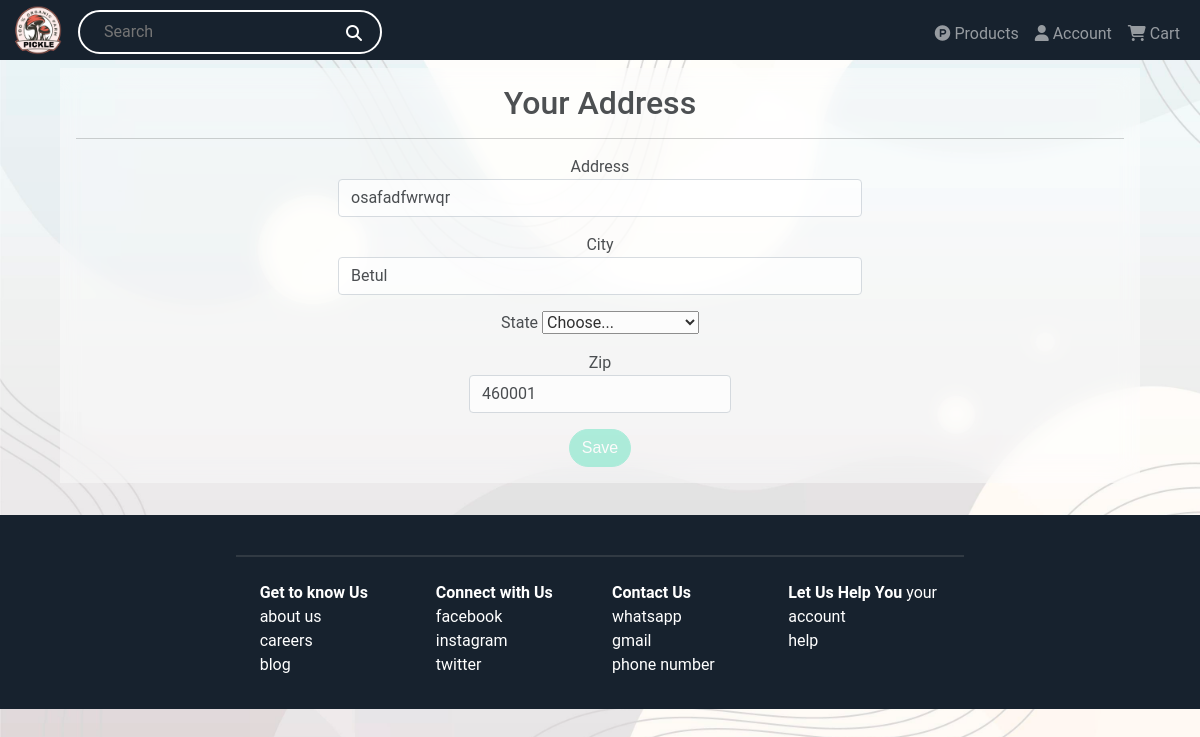
Screenshot of /youraddress (signed in) with the database file from the repository.
### tables this page shows
CREATE TABLE address(
user_id INTEGER UNIQUE NOT NULL,
address TEXT NOT NULL,
city TEXT NOT NULL,
state TEXT NOT NULL,
pin_code TEXT NOT NULL);

### app.py (the view, shortened to what this page needs)
@app.route("/youraddress", methods=["GET", "POST"])
@login_required
def your_address():
    if request.method == "GET":
        address = db.execute(
            "SELECT * FROM address WHERE user_id=?",session["user_id"]
        )
        print(address)
        return render_template("youraddress.html", address=address)

### app.py (called while the page is built)
@app.after_request
def after_request(response):
    response.headers["Cache-Control"] = "no-cache, no-store, must-revalidate"
    response.headers["Expires"] = 0
    response.headers["Pragma"] = "no-cache"
    return response

### function.py (called while the page is built)
def login_required(f):
    @wraps(f)
    def decorated_function(*args, **kwargs):
        if session.get("user_id") is None:
            return redirect("/login")
        return f(*args, **kwargs)
    return decorated_function

### templates/youraddress.html (shortened to what this page needs)
{% extends "layout.html" %}
{% block main %}
<div class="mx-5 my-2 p-3" style="background-color:rgba(255, 255, 255, 0.5); backdrop-filter: blur(10px); opacity: 0.8;" >
    <h2>
        Your Address
    </h2>
    <hr>
    {% if address %}
        {% for add in address %}
        <form  method="post" action="/youraddress" style="justify-content: center; text-align: -webkit-center;">
            <div class="form-row">
              <div class="col-md-6 mb-3">
                <label for="validationDefault02">Address</label>
                <input type="text" class="form-control" id="address" name="address" value="{{add.address}}" required>
              </div>
            </div>
            <div class="form-row">
              <div class="col-md-6 mb-3">
                <label for="validationDefault03">City</label>
                <input type="text" class="form-control" id="city" name="city" value="{{add.city}}" required>
              </div>
              <div class="col-md-3 mb-3">
                <label for="validationDefault04">State</label>
                <select class="custom-select" id="state" name="state" required>
                  <option selected disabled value="{{add.state}}">Choose...</option>
                </select>
              </div>
              <div class="col-md-3 mb-3">
                <label for="validationDefault05">Zip</label>
                <input type="text" class="form-control" id="pin_code" name="pin_code" value="{{add.pin_code}}" required>
              </div>
            </div>
            <button class="btn btn-primary" type="submit">Save</button>
          </form>
        {% endfor %}
    {% else %}
    <h4>
        You have not added address!
    </h4>
    {% endif %}
</div>
{% endblock %}

### static/styles.css (style rules this page uses)
body { height: 100vh; background-image: url('./img/background1.jpg'); background-size: cover; font-size: 16px; font-family: "Roboto", sans-serif; display: flex; flex-direction: column; }
@media (min-width: 200px) { body { height: 100vh; font-size: 12px; display: flex; flex-direction: column; } }
@media (min-width: 600px) { body { font-size: 18px; height: 100vh; display: flex; flex-direction: column; } }
@media (min-width: 900px) { body { font-size: 16px; height: 100vh; display: flex; flex-direction: column; } }
.btn-primary { background-color: #9cebd5; border-color: #9cebd5; font-family: 'Raleway', sans-serif; border-radius: 60px; }

### rows the page displays
address: address "osafadfwrwqr", city "Betul", pin_code "460001"
